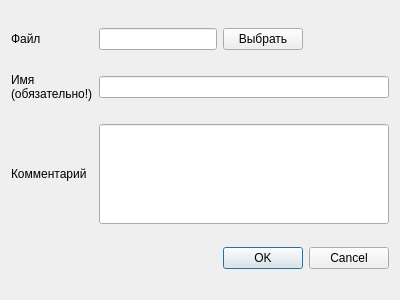
<?xml version="1.0" encoding="UTF-8"?>
<ui version="4.0">
 <class>Dialog</class>
 <widget class="QDialog" name="Dialog">
  <property name="geometry">
   <rect>
    <x>0</x>
    <y>0</y>
    <width>400</width>
    <height>300</height>
   </rect>
  </property>
  <property name="windowTitle">
   <string>Dialog</string>
  </property>
  <layout class="QGridLayout" name="gridLayout">
   <item row="2" column="0">
    <widget class="QLabel" name="label">
     <property name="text">
      <string>Имя 
(обязательно!)</string>
     </property>
    </widget>
   </item>
   <item row="0" column="1">
    <widget class="QLineEdit" name="le_path">
     <property name="minimumSize">
      <size>
       <width>0</width>
       <height>0</height>
      </size>
     </property>
    </widget>
   </item>
   <item row="3" column="0">
    <widget class="QLabel" name="label_2">
     <property name="text">
      <string>Комментарий</string>
     </property>
    </widget>
   </item>
   <item row="2" column="1" colspan="2">
    <widget class="QLineEdit" name="le_name"/>
   </item>
   <item row="0" column="0">
    <widget class="QLabel" name="label_4">
     <property name="text">
      <string>Файл</string>
     </property>
    </widget>
   </item>
   <item row="3" column="1" colspan="2">
    <widget class="QLineEdit" name="le_comment">
     <property name="minimumSize">
      <size>
       <width>0</width>
       <height>100</height>
      </size>
     </property>
    </widget>
   </item>
   <item row="4" column="2">
    <widget class="QDialogButtonBox" name="buttonBox">
     <property name="orientation">
      <enum>Qt::Horizontal</enum>
     </property>
     <property name="standardButtons">
      <set>QDialogButtonBox::Cancel|QDialogButtonBox::Ok</set>
     </property>
    </widget>
   </item>
   <item row="0" column="2">
    <widget class="QPushButton" name="btn_choose">
     <property name="maximumSize">
      <size>
       <width>80</width>
       <height>16777215</height>
      </size>
     </property>
     <property name="text">
      <string>Выбрать</string>
     </property>
    </widget>
   </item>
  </layout>
 </widget>
 <resources/>
 <connections>
  <connection>
   <sender>buttonBox</sender>
   <signal>accepted()</signal>
   <receiver>Dialog</receiver>
   <slot>accept()</slot>
   <hints>
    <hint type="sourcelabel">
     <x>248</x>
     <y>254</y>
    </hint>
    <hint type="destinationlabel">
     <x>157</x>
     <y>274</y>
    </hint>
   </hints>
  </connection>
  <connection>
   <sender>buttonBox</sender>
   <signal>rejected()</signal>
   <receiver>Dialog</receiver>
   <slot>reject()</slot>
   <hints>
    <hint type="sourcelabel">
     <x>316</x>
     <y>260</y>
    </hint>
    <hint type="destinationlabel">
     <x>286</x>
     <y>274</y>
    </hint>
   </hints>
  </connection>
 </connections>
</ui>
